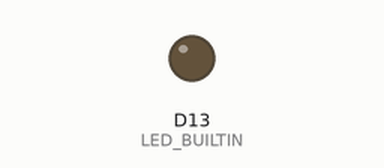
This sketch was run on a simulated Arduino Nano 33 IoT. On the bench: output pins drawn as LEDs (lit = HIGH). Nothing arrives over Bluetooth unless stated.

Above: at 0.1 s.
At 1.0 s:
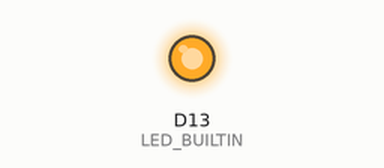
Timing chart, 0 to 2.5 s (numbered marks = the images above):
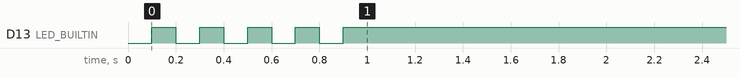

The sketch:

nRF52840.ino
```cpp
#include <ArduinoBLE.h>

BLEService dataService("19B10000-E8F2-537E-4F6C-D104768A1214");
BLEFloatCharacteristic dataChar("19B10001-E8F2-537E-4F6C-D104768A1214",
                                BLERead | BLENotify);

String rxLine = "";

void setup() {
  Serial.begin(115200);
  Serial1.begin(115200);
  pinMode(LED_BUILTIN, OUTPUT);

  if (!BLE.begin()) {
    Serial.println("Starting BLE failed!");
    while (1);
  }

  BLE.setLocalName("nRF52840-dBFS");
  BLE.setAdvertisedService(dataService);
  dataService.addCharacteristic(dataChar);
  BLE.addService(dataService);
  dataChar.writeValue(0.0f);
  BLE.advertise();

  for (int i = 0; i < 5; i++) {
    digitalWrite(LED_BUILTIN, LOW);  delay(100);
    digitalWrite(LED_BUILTIN, HIGH); delay(100);
  }
}

uint8_t rxBuf[5];
uint8_t rxN = 0;

void loop() {
  BLE.poll();

  while (Serial1.available() > 0) {
    rxBuf[rxN++] = Serial1.read();
    if (rxN < 5) continue;

    if (rxBuf[0] != 0xAA) {            // not aligned
      memmove(rxBuf, rxBuf + 1, 4);    // slide by one byte
      rxN = 4;
      continue;
    }

    rxN = 0;
    float dbfs;
    memcpy(&dbfs, rxBuf + 1, 4);

    if (BLE.connected()) dataChar.writeValue(dbfs);
  }
}
```
